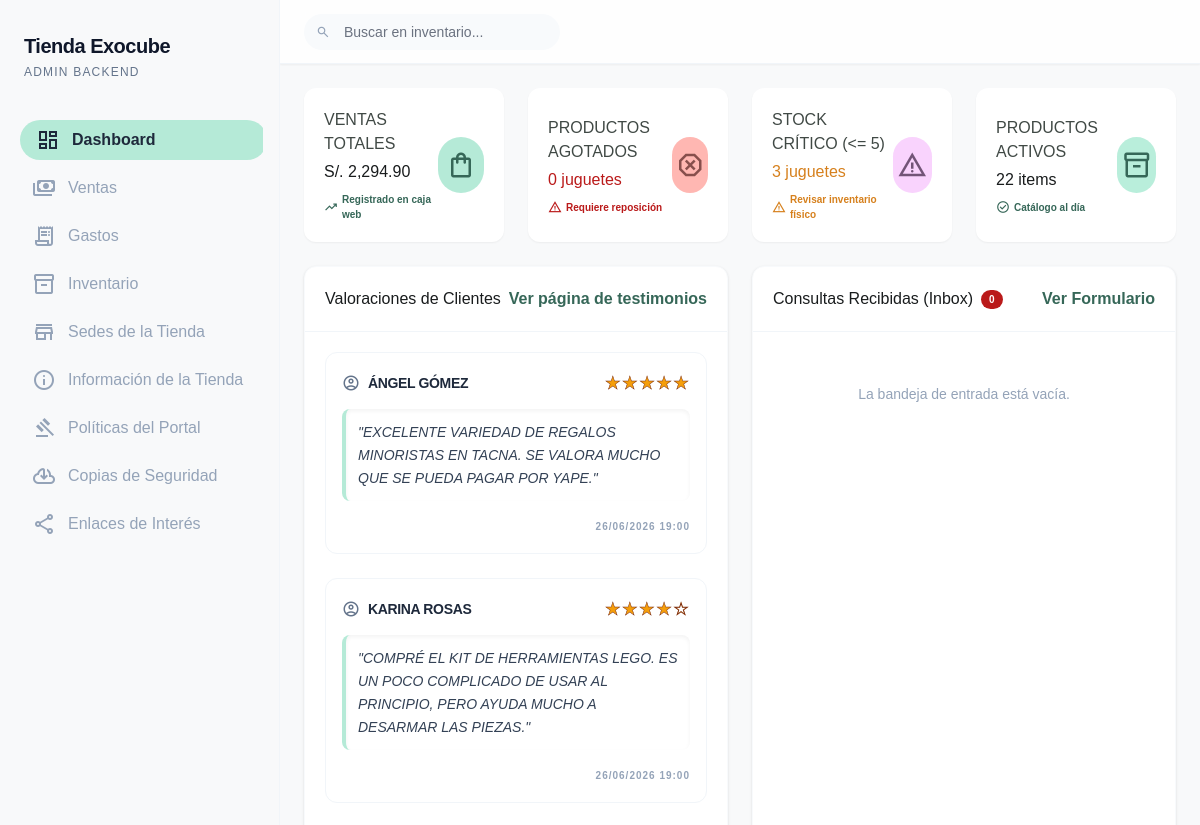
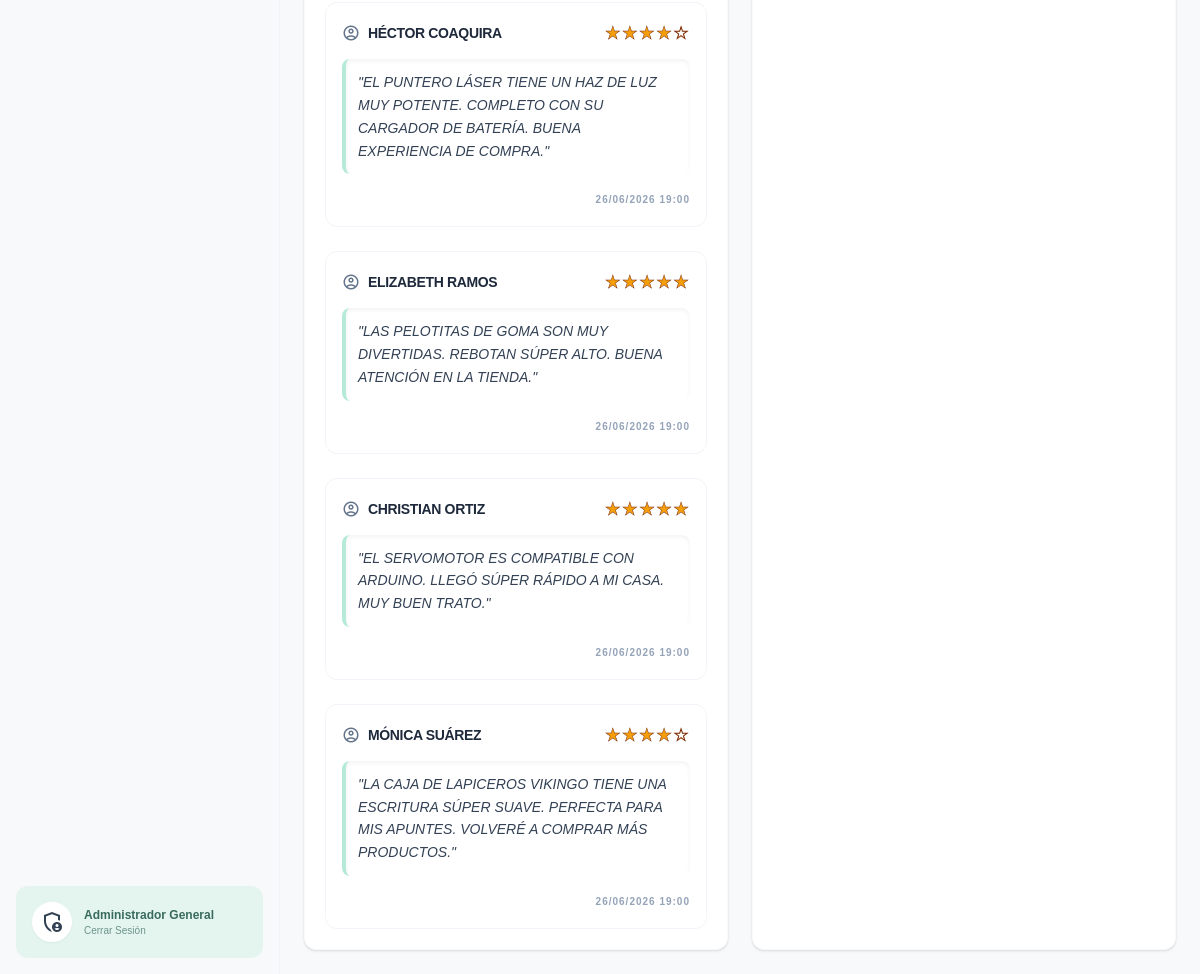
Page /dashboard.php (signed in) on the committed database (2 pictures, top to bottom).
### tables this page shows
CREATE TABLE `testimonios` (
  `id_testimonio` int(11) NOT NULL AUTO_INCREMENT,
  `nombre_cliente` varchar(100) NOT NULL,
  `comentario` text NOT NULL,
  `calificacion` int(11) NOT NULL DEFAULT 5,
  `fecha_creacion` datetime NOT NULL DEFAULT current_timestamp(),
  PRIMARY KEY (`id_testimonio`)
);

### dashboard.php (the view, shortened to what the rows shown need)
<?php
require_once 'conexion.php';
try {
    $stmt_sales = $pdo->query("SELECT COALESCE(SUM(total_compra), 0.00) FROM pedidos");
    $total_ventas = $stmt_sales->fetchColumn();
    $stmt_tot_prod = $pdo->query("SELECT COUNT(*) FROM productos WHERE disponibilidad = 1");
    $total_productos = $stmt_tot_prod->fetchColumn();
    $stmt_low_stock = $pdo->query("SELECT COUNT(*) FROM productos WHERE stock <= 5 AND stock > 0 AND disponibilidad = 1");
    $stock_bajo = $stmt_low_stock->fetchColumn();
    $stmt_out_stock = $pdo->query("SELECT COUNT(*) FROM productos WHERE stock = 0 AND disponibilidad = 1");
    $stock_agotado = $stmt_out_stock->fetchColumn();
    $stmt_reviews = $pdo->query("SELECT * FROM testimonios ORDER BY id_testimonio DESC LIMIT 6");
    $testimonios = $stmt_reviews->fetchAll();
} catch (Exception $e) {
    die("Error al procesar las consultas del dashboard administrativo.");
}
?>
<!DOCTYPE html>
<html class="light" lang="es">
<head>
<script src="https://cdn.tailwindcss.com?plugins=forms,container-queries"></script>
<script id="tailwind-config">
        tailwind.config = {
          darkMode: "class",
          theme: {
            extend: {
              "colors": {
                      "surface": "#f8f9fa",
                      "surface-container-low": "#f3f4f5",
                      "on-secondary-fixed": "#360e0d",
                      "on-background": "#191c1d",
                      "tertiary-container": "#f9d3fd",
                      "background": "#f8f9fa",
                      "on-primary-fixed": "#002018",
                      "on-primary-container": "#396b5c",
                      "outline-variant": "#c0c9c4",
                      "outline": "#707975",
                      "inverse-primary": "#9dd1bf",
                      "surface-dim": "#d9dadb",
                      "inverse-surface": "#2e3132",
                      "secondary-fixed": "#ffdad7",
                      "tertiary-fixed-dim": "#dfbbe4",
                      "primary-fixed-dim": "#9dd1bf",
                      "on-surface": "#191c1d",
                      "on-tertiary": "#ffffff",
                      "on-secondary": "#ffffff",
                      "on-error-container": "#93000a",
                      "secondary": "#874f4c",
                      "error": "#ba1a1a",
                      "primary": "#366758",
                      "on-primary": "#ffffff",
                      "surface-tint": "#366758",
                      "surface-container-high": "#e7e8e9",
                      "primary-container": "#b5ead7",
                      "on-error": "#ffffff",
                      "tertiary-fixed": "#fcd7ff",
                      "surface-container-highest": "#e1e3e4",
                      "on-surface-variant": "#404945",
                      "on-secondary-fixed-variant": "#6b3836",
                      "secondary-fixed-dim": "#fcb4b0",
                      "secondary-container": "#ffb7b2",
                      "on-tertiary-container": "#76587b",
                      "on-tertiary-fixed-variant": "#593d5f",
                      "surface-variant": "#e1e3e4",
                      "inverse-on-surface": "#f0f1f2",
                      "on-secondary-container": "#7b4542",
                      "error-container": "#ffdad6",
                      "surface-bright": "#f8f9fa",
                      "tertiary": "#725477",
                      "on-primary-fixed-variant": "#1c4f41",
                      "on-tertiary-fixed": "#2a1131",
                      "surface-container-lowest": "#ffffff",
                      "primary-fixed": "#b9eedb",
                      "surface-container": "#edeeef"
              },
              "borderRadius": {
                      "DEFAULT": "0.25rem",
                      "lg": "0.5rem",
                      "xl": "0.75rem",
                      "full": "9999px"
              },
              "spacing": {
                      "lg": "24px",
                      "sm": "8px",
                      "card_padding": "20px",
                      "container_gutter": "24px",
                      "base": "4px",
                      "xs": "4px",
                      "sidebar_width": "280px",
                      "md": "16px",
                      "xl": "32px"
              }
            },
          },
        }
</script>
</head>
<body class="bg-surface text-on-surface">
<aside class="fixed left-0 top-0 h-full w-[280px] border-r border-slate-100 bg-[#F8F9FA] flex flex-col gap-2 p-4 z-50">
   <div class="px-2 py-4 mb-4">
      <h1 class="text-xl font-black text-slate-900 tracking-tight">Tienda Exocube</h1>
   </div>
</aside>
<main class="ml-[280px] min-h-screen">
   <div class="p-lg">
      <div class="grid grid-cols-1 md:grid-cols-2 lg:grid-cols-4 gap-container_gutter mb-lg">
         <div class="bg-white p-card_padding rounded-xl shadow-sm flex justify-between items-center group hover:translate-y-[-4px] transition-transform duration-300">
            <div>
               <h2 class="text-h2 font-h2 text-on-surface">S/. <?php echo number_format($total_ventas, 2); ?></h2>
            </div>
         </div>
         <div class="bg-white p-card_padding rounded-xl shadow-sm flex justify-between items-center group hover:translate-y-[-4px] transition-transform duration-300">
            <div>
               <h2 class="text-h2 font-h2 text-error"><?php echo $stock_agotado; ?> juguetes</h2>
            </div>
         </div>
         <div class="bg-white p-card_padding rounded-xl shadow-sm flex justify-between items-center group hover:translate-y-[-4px] transition-transform duration-300">
            <div>
               <h2 class="text-h2 font-h2 text-on-surface" style="color:#d6801d;"><?php echo $stock_bajo; ?> juguetes</h2>
            </div>
         </div>
         <div class="bg-white p-card_padding rounded-xl shadow-sm flex justify-between items-center group hover:translate-y-[-4px] transition-transform duration-300">
            <div>
               <h2 class="text-h2 font-h2 text-on-surface"><?php echo $total_productos; ?> items</h2>
            </div>
         </div>
      </div>
      <div class="grid grid-cols-1 lg:grid-cols-2 gap-container_gutter">
         <div class="bg-white rounded-xl shadow border border-slate-50 flex flex-col">
            <div class="p-card_padding flex flex-col gap-6">
               <?php if (!empty($testimonios)): ?>
                   <?php foreach ($testimonios as $test):
                       $doradas = str_repeat('★', $test['calificacion']);
                       $grises = str_repeat('☆', 5 - $test['calificacion']);
                   ?>
                       <div class="flex flex-col gap-3 p-4 hover:bg-slate-50 transition-colors rounded-xl border border-slate-100">
                          <div class="flex justify-between items-center">
                             <div class="flex items-center gap-2">
                                <span class="material-symbols-outlined text-slate-500 text-lg">account_circle</span>
                                <h4 class="text-sm font-bold text-slate-800 tracking-tight uppercase"><?php echo htmlspecialchars($test['nombre_cliente']); ?></h4>
                             </div>
                             <div class="flex text-amber-500 text-lg tracking-wider" style="-webkit-text-stroke: 0.5px #7c2d12;">
                                 <?php echo $doradas . $grises; ?>
                             </div>
                          </div>
                          <div class="bg-white p-3 rounded-lg border-l-4 border-[#B5EAD7] shadow-inner text-sm leading-relaxed text-slate-700 italic">
                             "<?php echo htmlspecialchars($test['comentario']); ?>"
                          </div>
                          <div class="text-right">
                             <span class="text-[10px] font-semibold text-slate-400 uppercase tracking-widest"><?php echo date("d/m/Y H:i", strtotime($test['fecha_creacion'])); ?></span>
                          </div>
                       </div>
                   <?php endforeach; ?>
               <?php else: ?>
                   <p class="text-center text-slate-400 p-8 text-sm">No se han registrado valoraciones en la tienda física o web.</p>
               <?php endif; ?>
            </div>
         </div>
      </div>
   </div>
</main>
</body>
</html>

### rows in the picture
testimonios: nombre_cliente "ÁNGEL GÓMEZ", calificacion "★★★★★", comentario "EXCELENTE VARIEDAD DE REGALOS MINORISTAS EN TACNA. SE VALORA MUCHO QUE SE PUEDA PAGAR POR YAPE.", fecha_creacion "26/06/2026 19:00"
testimonios: nombre_cliente "KARINA ROSAS", calificacion "★★★★", calificacion "☆", comentario "COMPRÉ EL KIT DE HERRAMIENTAS LEGO. ES UN POCO COMPLICADO DE USAR AL PRINCIPIO, PERO AYUDA MUCHO A DESARMAR LAS PIEZAS.", fecha_creacion "26/06/2026 19:00"
testimonios: nombre_cliente "HÉCTOR COAQUIRA", calificacion "★★★★", calificacion "☆", comentario "EL PUNTERO LÁSER TIENE UN HAZ DE LUZ MUY POTENTE. COMPLETO CON SU CARGADOR DE BATERÍA. BUENA EXPERIENCIA DE COMPRA.", fecha_creacion "26/06/2026 19:00"
testimonios: nombre_cliente "ELIZABETH RAMOS", calificacion "★★★★★", comentario "LAS PELOTITAS DE GOMA SON MUY DIVERTIDAS. REBOTAN SÚPER ALTO. BUENA ATENCIÓN EN LA TIENDA.", fecha_creacion "26/06/2026 19:00"
testimonios: nombre_cliente "CHRISTIAN ORTIZ", calificacion "★★★★★", comentario "EL SERVOMOTOR ES COMPATIBLE CON ARDUINO. LLEGÓ SÚPER RÁPIDO A MI CASA. MUY BUEN TRATO.", fecha_creacion "26/06/2026 19:00"
testimonios: nombre_cliente "MÓNICA SUÁREZ", calificacion "★★★★", calificacion "☆", comentario "LA CAJA DE LAPICEROS VIKINGO TIENE UNA ESCRITURA SÚPER SUAVE. PERFECTA PARA MIS APUNTES. VOLVERÉ A COMPRAR MÁS PRODUCTOS.", fecha_creacion "26/06/2026 19:00"

### other values in the picture
$_SESSION['admin_nombre'] "Administrador General"
$total_ventas "2,294.90"
$stock_agotado "0"
$stock_bajo "3"
$total_productos "22"
$total_mensajes_inbox "0"
